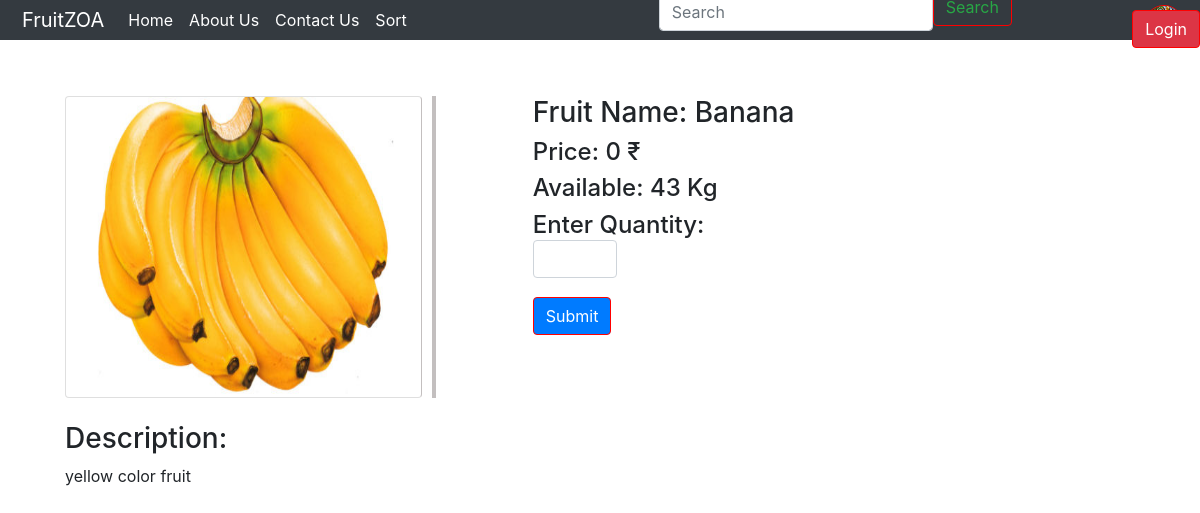
/buynow.php?link=1, run on the app's committed database.
### tables this page shows
CREATE TABLE `fruitdata` (
  `id` int(15) NOT NULL,
  `Name` varchar(50) NOT NULL,
  `Discription` varchar(300) NOT NULL,
  `ImgURl` varchar(100) NOT NULL,
  `Quantity` int(11) NOT NULL,
  `Qty_pur` int(10) NOT NULL,
  `Price` int(6) NOT NULL,
  `pur_price` int(6) NOT NULL,
  `sold_items` int(10) NOT NULL,
  `profit` int(10) NOT NULL
);

### buynow.php (the view, shortened to what this page needs)
<?php
include("navbar.php");
?>
<!DOCTYPE html>
<html>
<head>
</head>
<body>
	<br><br><br><br>
	<?php
	$id = $_GET['link'];
		?><script>
		<?php
	$query = "SELECT * FROM fruitdata WHERE id = '$id'";
	$sql = mysqli_query( $link, $query );
	$row = mysqli_fetch_array( $sql );
		?>
<div class="container-fluid row col-md-11">
	<div class="card col-md-4"> <img class="card-img-top" id="image" src="<?php echo $row[3]?>" alt="Card image cap">
	</div>
	<div class="line"></div>
	<div class="container col-md-6">
		<h3>Fruit Name: <?php echo $row[1];?> </h3>
		<h4>Price: <?php echo $row[5];?> ₹ </h4>
		<h4 id="qty">Available: <?php echo $row[4];?> Kg </h4>
		<form action="" method="post">
			<h4>Enter Quantity:<input type="number" onkeypress="myFunction()" id="qty" name="quantity" class="form-control col-md-2" required>
			<br>
			<input type="submit" class="btn btn-primary"onclick="data()">
		</form>
		</div>
	</div>
	<br>
	<div class="container-fluid col-md-11">
	<H3>Description:</H3>
	<p><?php echo $row[2];?></p>
	</div>
	</body>
</html>

### buynow.php (style rules this page uses)
.container-fluid { position: relative; margin: auto; right: 0; left: 0; }
.card { border-right:1px solid #C3BFBF; }
.line { margin-left: 10px; border:2px solid #C3BFBF; }
.btn { margin-top:-10px; border:1px solid red; }
#image { height: 300px; }

### data on the page
fruitdata: ImgURl (picture), Name "Banana", Qty_pur "0", Quantity "43", Discription "yellow color fruit"
